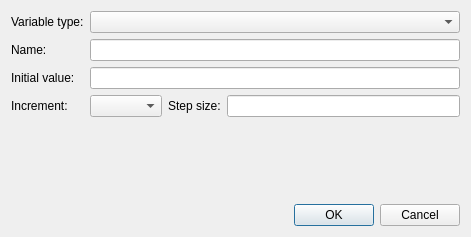
<?xml version="1.0" encoding="UTF-8"?>
<ui version="4.0">
 <class>EditVariableDialog</class>
 <widget class="QDialog" name="EditVariableDialog">
  <property name="geometry">
   <rect>
    <x>0</x>
    <y>0</y>
    <width>471</width>
    <height>237</height>
   </rect>
  </property>
  <property name="windowTitle">
   <string>Dialog</string>
  </property>
  <layout class="QGridLayout" name="gridLayout_2">
   <item row="0" column="0" colspan="2">
    <layout class="QGridLayout" name="gridLayout">
     <item row="0" column="0">
      <widget class="QLabel" name="label_2">
       <property name="text">
        <string>Variable type:</string>
       </property>
      </widget>
     </item>
     <item row="0" column="1">
      <widget class="QComboBox" name="typeCombo"/>
     </item>
     <item row="1" column="0">
      <widget class="QLabel" name="label">
       <property name="text">
        <string>Name:</string>
       </property>
      </widget>
     </item>
     <item row="1" column="1">
      <widget class="QLineEdit" name="nameEdit"/>
     </item>
     <item row="2" column="0">
      <widget class="QLabel" name="label_5">
       <property name="text">
        <string>Initial value:</string>
       </property>
      </widget>
     </item>
     <item row="2" column="1">
      <widget class="QLineEdit" name="valueEdit"/>
     </item>
     <item row="3" column="0">
      <widget class="QLabel" name="incrementLabel">
       <property name="text">
        <string>Increment:</string>
       </property>
      </widget>
     </item>
     <item row="3" column="1">
      <layout class="QHBoxLayout" name="horizontalLayout_2">
       <item>
        <widget class="QComboBox" name="incrementCombo"/>
       </item>
       <item>
        <widget class="QLabel" name="stepSizeLabel">
         <property name="text">
          <string>Step size:</string>
         </property>
        </widget>
       </item>
       <item>
        <widget class="QLineEdit" name="stepSizeEdit"/>
       </item>
      </layout>
     </item>
    </layout>
   </item>
   <item row="1" column="1">
    <spacer name="verticalSpacer">
     <property name="orientation">
      <enum>Qt::Vertical</enum>
     </property>
     <property name="sizeHint" stdset="0">
      <size>
       <width>20</width>
       <height>40</height>
      </size>
     </property>
    </spacer>
   </item>
   <item row="2" column="0" colspan="2">
    <widget class="QDialogButtonBox" name="buttonBox">
     <property name="orientation">
      <enum>Qt::Horizontal</enum>
     </property>
     <property name="standardButtons">
      <set>QDialogButtonBox::Cancel|QDialogButtonBox::Ok</set>
     </property>
    </widget>
   </item>
  </layout>
 </widget>
 <resources/>
 <connections>
  <connection>
   <sender>buttonBox</sender>
   <signal>accepted()</signal>
   <receiver>EditVariableDialog</receiver>
   <slot>accept()</slot>
   <hints>
    <hint type="sourcelabel">
     <x>227</x>
     <y>214</y>
    </hint>
    <hint type="destinationlabel">
     <x>157</x>
     <y>236</y>
    </hint>
   </hints>
  </connection>
  <connection>
   <sender>buttonBox</sender>
   <signal>rejected()</signal>
   <receiver>EditVariableDialog</receiver>
   <slot>reject()</slot>
   <hints>
    <hint type="sourcelabel">
     <x>295</x>
     <y>220</y>
    </hint>
    <hint type="destinationlabel">
     <x>286</x>
     <y>236</y>
    </hint>
   </hints>
  </connection>
  <connection>
   <sender>typeCombo</sender>
   <signal>currentIndexChanged(int)</signal>
   <receiver>EditVariableDialog</receiver>
   <slot>onTypeComboChanged()</slot>
   <hints>
    <hint type="sourcelabel">
     <x>179</x>
     <y>30</y>
    </hint>
    <hint type="destinationlabel">
     <x>33</x>
     <y>161</y>
    </hint>
   </hints>
  </connection>
  <connection>
   <sender>valueEdit</sender>
   <signal>textChanged(QString)</signal>
   <receiver>EditVariableDialog</receiver>
   <slot>onValueEditChanged()</slot>
   <hints>
    <hint type="sourcelabel">
     <x>212</x>
     <y>86</y>
    </hint>
    <hint type="destinationlabel">
     <x>63</x>
     <y>166</y>
    </hint>
   </hints>
  </connection>
  <connection>
   <sender>incrementCombo</sender>
   <signal>currentIndexChanged(int)</signal>
   <receiver>EditVariableDialog</receiver>
   <slot>onIncrementComboChanged()</slot>
   <hints>
    <hint type="sourcelabel">
     <x>170</x>
     <y>123</y>
    </hint>
    <hint type="destinationlabel">
     <x>97</x>
     <y>176</y>
    </hint>
   </hints>
  </connection>
  <connection>
   <sender>stepSizeEdit</sender>
   <signal>textChanged(QString)</signal>
   <receiver>EditVariableDialog</receiver>
   <slot>onStepSizeEditChanged()</slot>
   <hints>
    <hint type="sourcelabel">
     <x>344</x>
     <y>125</y>
    </hint>
    <hint type="destinationlabel">
     <x>333</x>
     <y>166</y>
    </hint>
   </hints>
  </connection>
  <connection>
   <sender>nameEdit</sender>
   <signal>textChanged(QString)</signal>
   <receiver>EditVariableDialog</receiver>
   <slot>onNameEditChanged()</slot>
   <hints>
    <hint type="sourcelabel">
     <x>371</x>
     <y>62</y>
    </hint>
    <hint type="destinationlabel">
     <x>393</x>
     <y>165</y>
    </hint>
   </hints>
  </connection>
 </connections>
 <slots>
  <slot>onTypeComboChanged()</slot>
  <slot>onValueEditChanged()</slot>
  <slot>onIncrementComboChanged()</slot>
  <slot>onStepSizeEditChanged()</slot>
  <slot>onNameEditChanged()</slot>
 </slots>
</ui>
